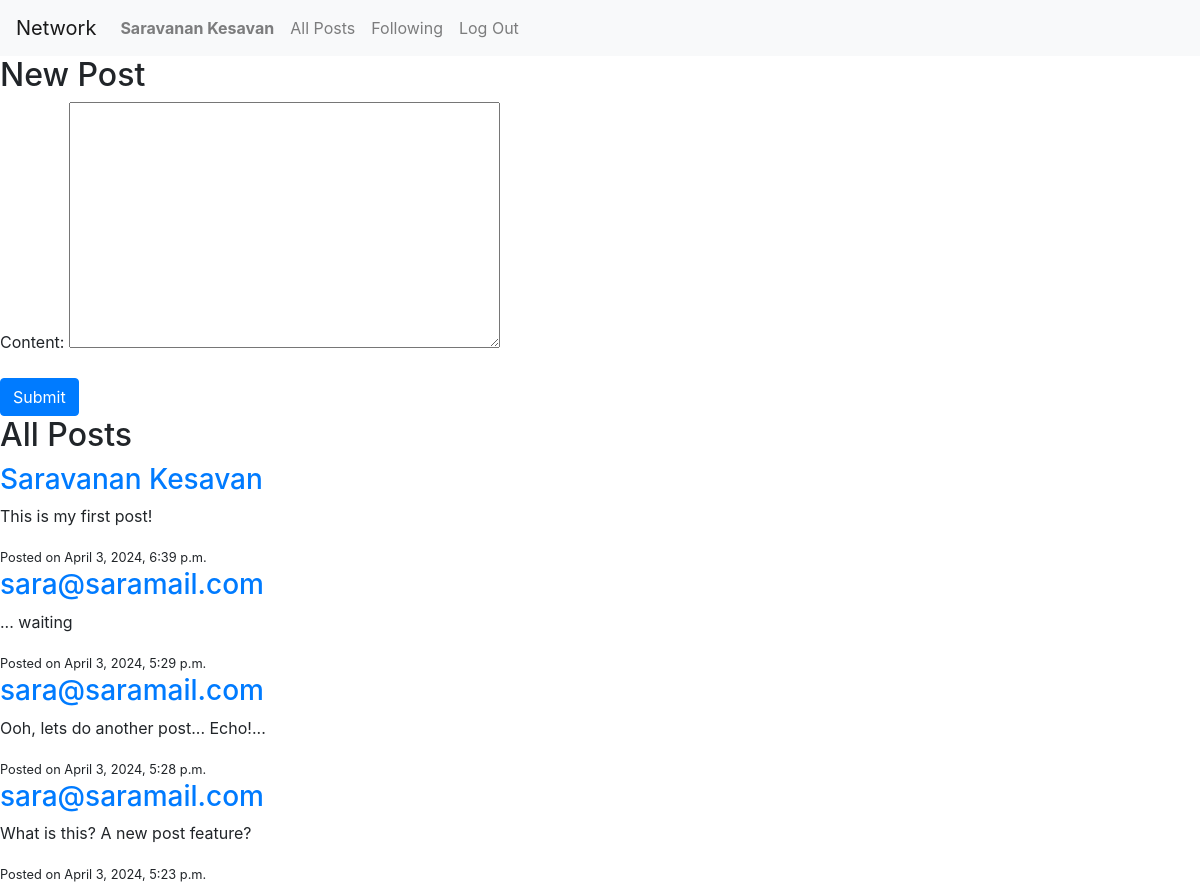
Screenshot of / (signed in) with the database file from the repository.
### network/models.py (models this page shows, shortened)
class User(AbstractUser):
    followers = models.ManyToManyField('self', symmetrical=False, related_name='following', blank=True)

class Post(models.Model):
    content = models.TextField()
    creator = models.ForeignKey(User, on_delete=models.CASCADE, related_name="posts")
    timestamp = models.DateTimeField(auto_now_add=True)
    likes = models.ManyToManyField(User, related_name="liked_posts", blank=True)

### network/views.py (the view)
# urls.py: path("", views.index, name="index"),
@login_required
def index(request):
    posts = Post.objects.all().order_by('-timestamp')
    if request.method == "POST":
        form = NewPostForm(request.POST)
        if form.is_valid():
            post = form.save(commit=False)
            post.creator = request.user
            post.save()
            return redirect('index')
    else:
        form = NewPostForm()
    return render(request, "network/index.html", {'form': form, 'posts': posts})

### network/forms.py
class NewPostForm(forms.ModelForm):
    class Meta:
        model = Post
        fields = ['content']

### network/templates/network/index.html (shortened to what this page needs)
{% extends "network/layout.html" %}
{% block body %}
    {% if user.is_authenticated %}
        <div class="new-post-form">
            <h2>New Post</h2>
            <form method="post">
                {{ form.as_p }}
                <button type="submit" class="btn btn-primary">Submit</button>
            </form>
        </div>
    {% endif %}
    <div class="posts">
        <h2>All Posts</h2>
        {% for post in posts %}
            <div class="post">
                <h3><a href="{% url 'profile' username=post.creator.username %}">{{ post.creator.username }}</a></h3>
                <p>{{ post.content }}</p>
                <small>Posted on {{ post.timestamp }}</small>
            </div>
        {% endfor %}
    </div>
{% endblock %}

### network/templates/network/layout.html (shortened to what this page needs)
{% load static %}
<!DOCTYPE html>
<html lang="en">
    <head>
        <link rel="stylesheet" href="https://stackpath.bootstrapcdn.com/bootstrap/4.4.1/css/bootstrap.min.css">
        <link href="{% static 'network/styles.css' %}" rel="stylesheet">
    </head>
    <body>
        <nav class="navbar navbar-expand-lg navbar-light bg-light">
            <a class="navbar-brand" href="{% url 'index' %}">Network</a>
            <div>
              <ul class="navbar-nav mr-auto">
                {% if user.is_authenticated %}
                    <li class="nav-item">
                        <a class="nav-link" href="{% url 'profile' username=user.username %}"><strong>{{ user.username }}</strong></a>
                    </li>
                {% endif %}
                {% if user.is_authenticated %}
                    <li class="nav-item">
                        <a class="nav-link" href="{% url 'index' %}">All Posts</a>
                    </li>
                    <li class="nav-item">
                        <a class="nav-link" href="{% url 'following' %}">Following</a>
                    </li>
                    <li class="nav-item">
                        <a class="nav-link" href="{% url 'logout' %}">Log Out</a>
                    </li>
                {% endif %}
              </ul>
            </div>
          </nav>
        <div class="body">
            {% block body %}
            {% endblock %}
        </div>
    </body>
</html>

### rows the page displays
User: username "Saravanan Kesavan"
Post: creator.username "Saravanan Kesavan", content "This is my first post!", timestamp "April 3, 2024, 6:39 p.m."
Post: creator.username "sara@saramail.com", content "... waiting", timestamp "April 3, 2024, 5:29 p.m."
Post: creator.username "sara@saramail.com", content "Ooh, lets do another post... Echo!...", timestamp "April 3, 2024, 5:28 p.m."
Post: creator.username "sara@saramail.com", content "What is this? A new post feature?", timestamp "April 3, 2024, 5:23 p.m."
